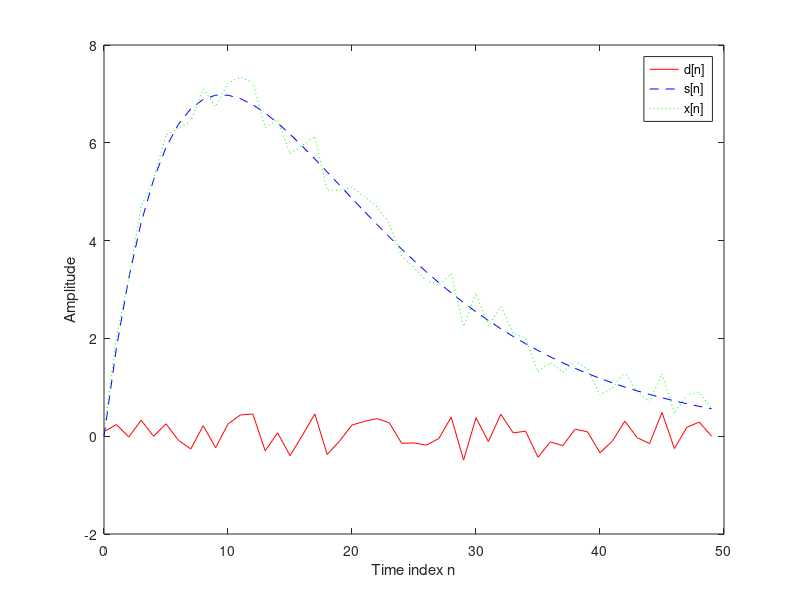
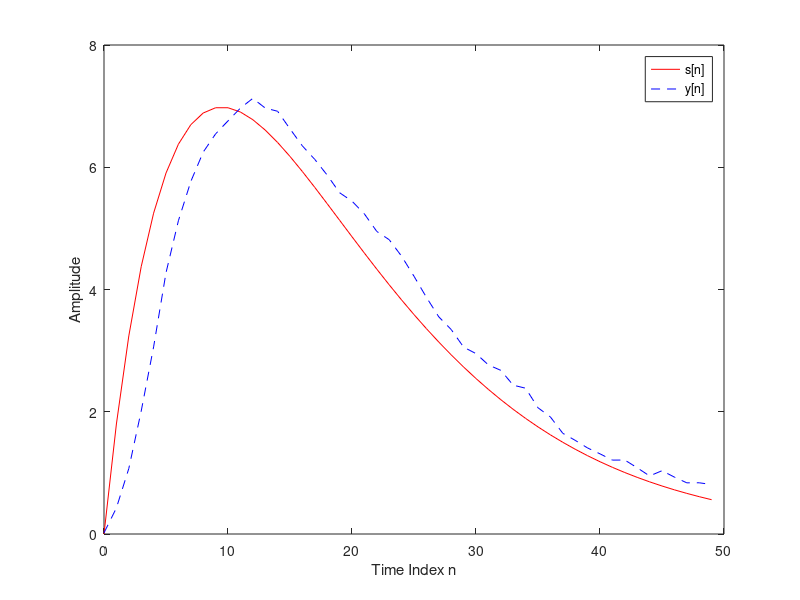

MATLAB code to generate these figures, in order:
clc;
clear all;
close all;
R=50;
d=rand(R,1)-0.5;
m=0:1:R-1;
s=2*m.*(0.9.^m);
x=s+d';

M=input("Number of input samples: ");
b=ones(1,M)/M;
y=filter(b,1,x);
figure(1);
plot(m,d,"r-",m,s,"b--",m,x,"g:")
xlabel("Time index n");
ylabel("Amplitude");
legend("d[n]","s[n]","x[n]");
figure(2);
plot(m,s,"r-",m,y,"b--");
legend("s[n]","y[n]");
xlabel("Time Index n");
ylabel("Amplitude");